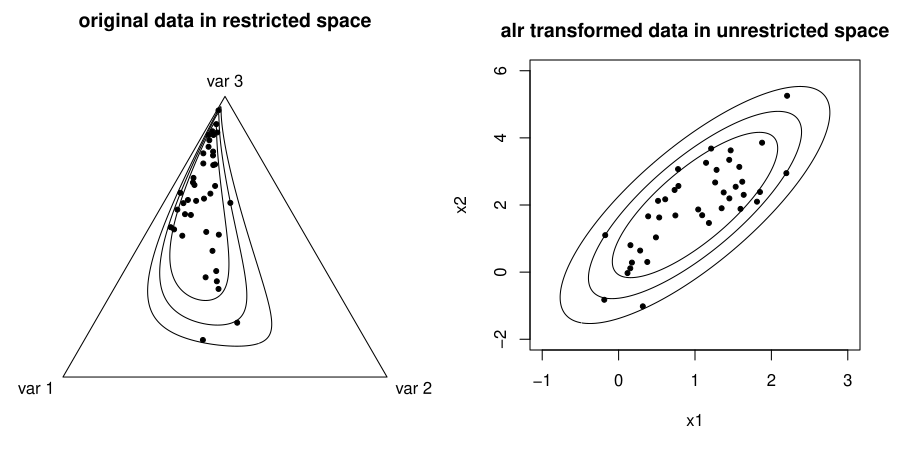

Write the R code that produced this figure.
# alr transformation with variable 2:
source("C:/DA/Literatur, pdfs/compositional data/outlier detection/drawMahal.R")
source("C:/DA/Literatur, pdfs/compositional data/outlier detection/alr.R")
source("C:/DA/Literatur, pdfs/compositional data/outlier detection/invalr.R")
library(compositions)

# normal distributed data in real space
dat <- mvrnorm(n=40, mu=c(1,2), Sigma=matrix(c(0.4225,0.6591,0.6591,1.69), nrow=2), empirical=TRUE)
logxy <- dat[,1]
logzy <- dat[,2]
# alr-backtransformed data (in simplex)
x <- exp(logxy) / (exp(logxy)+exp(logzy)+1)
z <- exp(logzy) / (exp(logxy)+exp(logzy)+1)
y <-          1 / (exp(logxy)+exp(logzy)+1)
compdata <- as.data.frame(cbind(x, y, z))
d=compdata

# transform:
d3=alr2(d[,1],d[,2],d[,3])
da=invalr2(d3[,1],d3[,2]) #row sum = 1

pdf(file="C:/DA/_Diplomarbeit_/Figures/Fig-02-01-logratio.pdf", width=9, height=4.5)
par(mfrow=c(1,2))

par(mar=c(3,2,2,2))
plot.acomp(da, pch=20)
for (j in 1:ncol(mahal$mdX)){
  plot.acomp(invalr2(mahal$mdX[,j],mahal$mdY[,j]),type="l",add=TRUE)#,cn=c("A","F","M"))
}
title("original data in restricted space")

par(mar=c(5,4,3,2))
plot(d3,xlab="x1",ylab="x2",pch=20,xlim=c(-1,3),ylim=c(-2,6))
mahal = drawMahal(d3,apply(d3,2,mean),cov(d3))
title("alr transformed data in unrestricted space")
dev.off()
